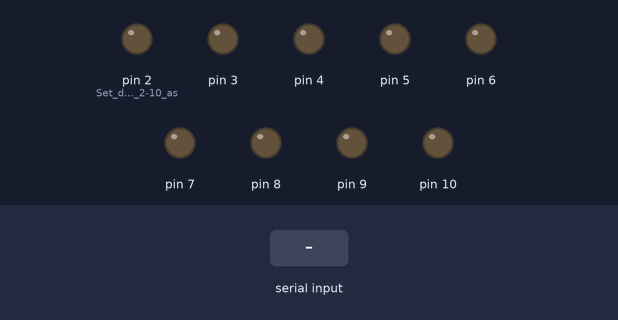
The sketch below on a simulated Arduino Uno, built with avr-gcc and run on an emulated ATmega328P. Shown: output pins drawn as LEDs (lit = HIGH). The test bench sets the inputs (shaded band). What the sketch prints to the serial monitor is not drawn.

Above: at 1.2 s.
1.3 s: byte 30 received over Serial
At 1.8 s:
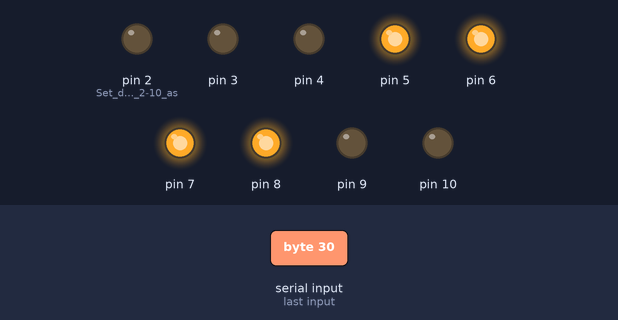
2.8 s: byte 90 received over Serial
At 4.0 s:
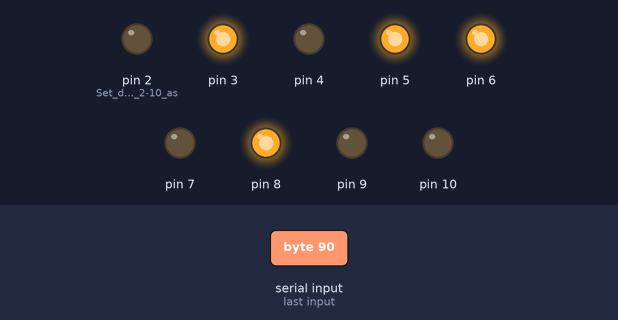
4.3 s: byte 120 received over Serial
At 5.3 s:
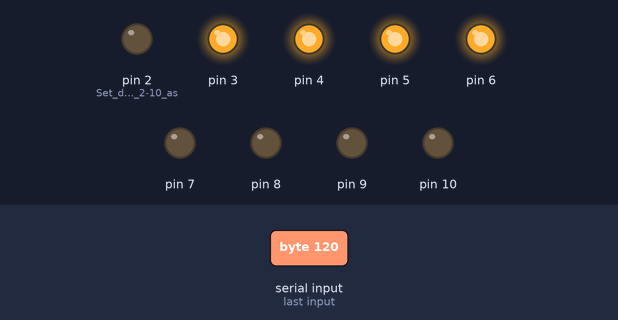
Timing chart, 0 to 7.3 s (numbered marks = the images above; inputs shaded):
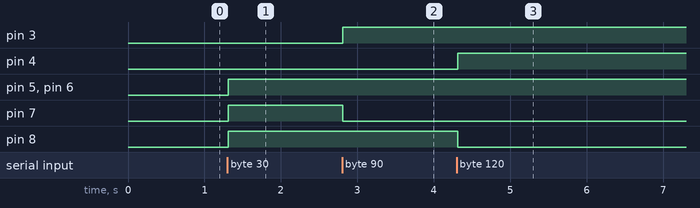

The sketch:

Transmitter.ino
```cpp
/********************************************
date:      "24.05.2023"
author:    "DmitrijP1402"
filename:  "Transmitter.ino"
********************************************/

// max. 60 characters possible --> 480 bits

void setup() {
  Serial.begin(9600); // Start the Serial Monitor

  pinMode(2, OUTPUT); // Set digital pins 2-10 as OUTPUT
  pinMode(3, OUTPUT);
  pinMode(4, OUTPUT);
  pinMode(5, OUTPUT);
  pinMode(6, OUTPUT);
  pinMode(7, OUTPUT);
  pinMode(8, OUTPUT);
  pinMode(9, OUTPUT);
  pinMode(10, OUTPUT);
}

byte startbit = 0; // State of the start bit
int count = 0;

void loop() {
  if (Serial.available()) {
    char text = Serial.read(); // Read input text and store it in 'text'
    delay(10);
    count = count + 1;
    startbit = 1;

    if (startbit == 1 && count == 2) { // Send start bit
      digitalWrite(10, HIGH);
      startbit = 0;
      delay(10);
    }

    bool bit0 = bitRead(text, 7); // Convert ASCII to bits
    bool bit1 = bitRead(text, 6);
    bool bit2 = bitRead(text, 5);
    bool bit3 = bitRead(text, 4);
    bool bit4 = bitRead(text, 3);
    bool bit5 = bitRead(text, 2);
    bool bit6 = bitRead(text, 1);
    bool bit7 = bitRead(text, 0);

    digitalWrite(2, bit0); // Transmit bits through pins 2-9
    digitalWrite(3, bit1);
    digitalWrite(4, bit2);
    digitalWrite(5, bit3);
    digitalWrite(6, bit4);
    digitalWrite(7, bit5);
    digitalWrite(8, bit6);
    digitalWrite(9, bit7);

    delay(90);

    Serial.println(""); // Output bits and ASCII on the Serial Monitor
    Serial.print(text);
    Serial.print(" --> ");
    Serial.print(bit0);
    Serial.print(bit1);
    Serial.print(bit2);
    Serial.print(bit3);
    Serial.print(bit4);
    Serial.print(bit5);
    Serial.print(bit6);
    Serial.print(bit7);
  } else {
    startbit = 0;
    count = 0;
    digitalWrite(10, LOW); // Don't send start bit
  }
}
```

Measured:
- after the input at 1.3 s, pin 5–8: LOW → HIGH at once
- after the input at 2.8 s, pin 3: LOW → HIGH at once; pin 7: HIGH → LOW at once
- after the input at 4.3 s, pin 4: LOW → HIGH at once; pin 8: HIGH → LOW at once
